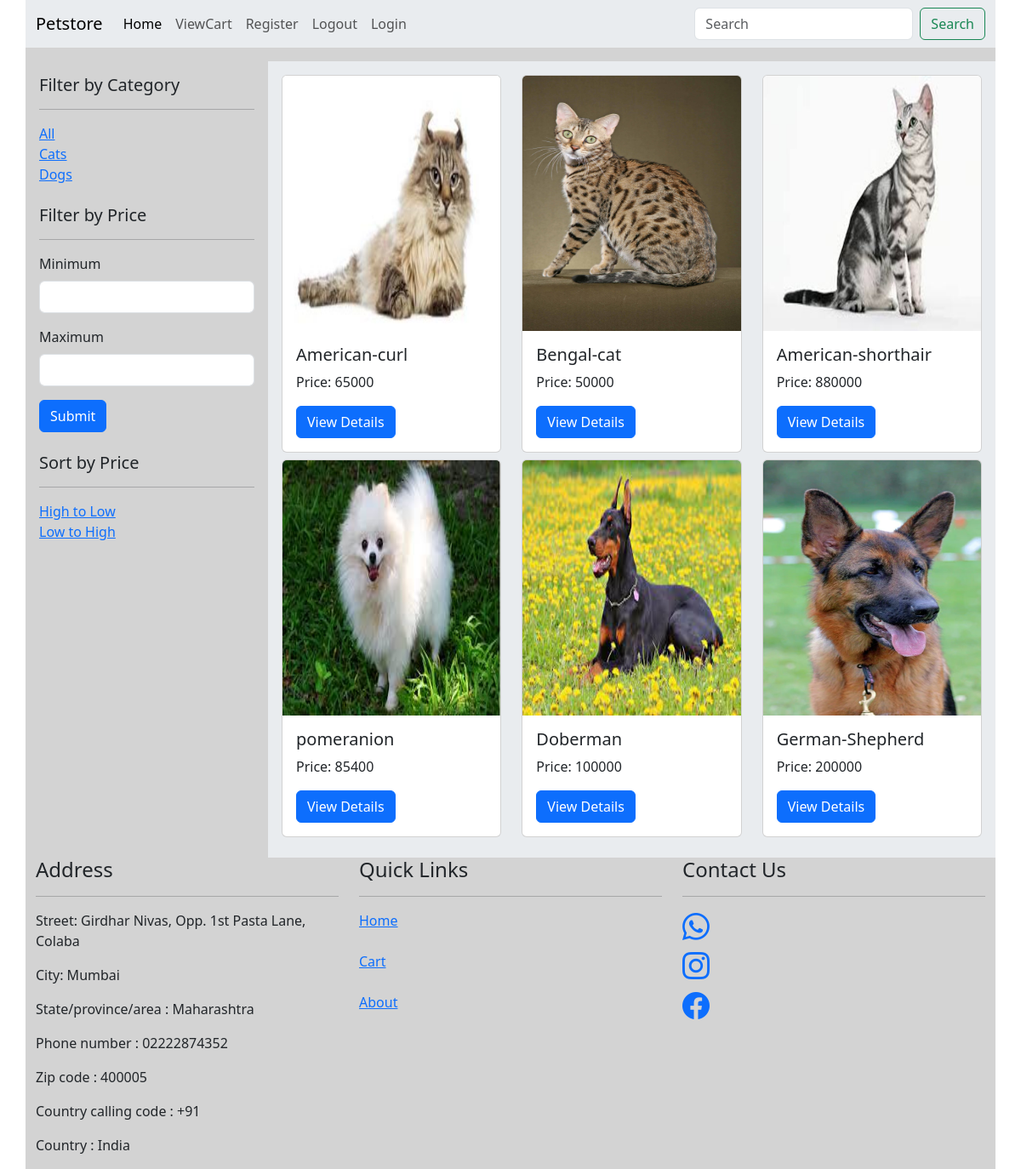
The page / on the database its author committed.
### petapp/models.py (models this page shows, shortened)
class Pet(models.Model):
    pet_id = models.IntegerField(primary_key = True)
    pet_name = models.CharField(max_length = 50)
    type = (("Cat","Cat"),("Dog","Dog"))
    category = models.CharField(max_length = 100,choices = type)
    desc =models.CharField(max_length = 255)
    price = models.IntegerField()
    image = models.ImageField(upload_to='pics')
    prod = CustomManager() #object of Custom Manager
    objects = models.Manager() #default manager

### petapp/views.py (the view)
# urls.py: path('', views.index, name='index'),
def index(req):
    products = Pet.objects.all()
    context ={}
    context['products'] = products
    return render(req,"index.html",context)

### petapp/templates/index.html (shortened to what this page needs)
{%extends 'base.html'%}
{% block body %}
    <div class="col-md-3 mt-3 p-3">
        <h5>Filter by Category</h5>
        <hr>
        <a href="/">All</a><br>
        <a href="/catlist">Cats</a><br>
        <a href="/doglist">Dogs</a><br>
        <br>
        <h5>Filter by Price</h5>
        <hr>
        <form method="POST" action="{% url 'range' %}">
          <div class="mb-3">
            <label for="Input1" class="form-label">Minimum</label>
            <input type="text" class="form-control" name="min" id="Input1" >
          </div>
          <div class="mb-3">
            <label for="exampleInput2" class="form-label">Maximum</label>
            <input type="text" class="form-control" name="max" id="exampleInput2">
          </div>
          <button type="submit" class="btn btn-primary">Submit</button>
        </form>
        <br>
        <h5>Sort by Price</h5>
        <hr>
        <a href="/descpriceOrder">High to Low</a><br>
        <a href="/priceOrder">Low to High</a><br>
    </div>
    <div class="col-md-9 mt-3 p-3 bg-body-secondary">
        <div class="row">
          {% for x in products %}
            <div class="col-md-4 mb-2">
                <div class="card" style="width: 100%;">
                    <img src="{{x.image.url}}" class="card-img-top" alt="image" style="width:100%; height:300px;">
                    <div class="card-body">
                      <h5 class="card-title">{{x.pet_name}}</h5>
                      <p class="card-text">Price: {{x.price}}</p>
                      <a href="/productDetail/{{x.pet_id}}" class="btn btn-primary">View Details</a>
                    </div>
                  </div>
            </div>
            {% endfor %}
        </div>
    </div>
{% endblock %}

### petapp/templates/base.html (shortened to what this page needs)
{% load static %}
<!DOCTYPE html>
<html lang="en">
<head>
    <link rel="stylesheet" href="{% static 'css/bootstrap.min.css' %}">
    <link rel="stylesheet" href="https://cdn.jsdelivr.net/npm/bootstrap-icons@1.11.2/font/bootstrap-icons.min.css">
</head>
<body style="background-color:white;">
    <div class="container" style="background-color:rgb(211,211,211);">
        <div class="row">
            <nav class="navbar navbar-expand-lg bg-body-secondary">
                <div class="container-fluid">
                  <a class="navbar-brand" href="#">Petstore</a>
                  <div class="collapse navbar-collapse" id="navbarSupportedContent">
                    <ul class="navbar-nav me-auto mb-2 mb-lg-0">
                      <li class="nav-item">
                        <a class="nav-link active" aria-current="page" href="/">Home</a>
                      </li>
                      <li class="nav-item">
                        <a class="nav-link" href="/viewCart">ViewCart</a>
                      </li>
                      <li class="nav-item">
                        <a class="nav-link" href="#">Register</a>
                      </li>
                      <li class="nav-item">
                        <a class="nav-link" href="#">Logout</a>
                      </li>
                      <li class="nav-item">
                        <a class="nav-link" href="#">Login</a>
                      </li>
                    </ul>
                    <form method="get" action="/search" class="d-flex" role="search">
                      <input class="form-control me-2" type="search" placeholder="Search" aria-label="Search" name="search" id="search">
                      <button class="btn btn-outline-success" type="submit">Search</button>
                    </form>
                  </div>
                </div>
              </nav>
        </div>
        <div class="row">
        {% block body %}
        {% endblock %}
        </div>
        <div class="row">
            <div class="col-md-4">
              <h4>Address</h4>
              <hr>
              <p>Street:  Girdhar Nivas, Opp. 1st Pasta Lane, Colaba
                <p>City:   Mumbai</p>
                <p>State/province/area : Maharashtra</p>
                <p>Phone number : 02222874352</p>
                <p>Zip code : 400005</p>
                <p>Country calling code : +91</p>
                <p>Country : India</p>
            </div>
            <div class="col-md-4">
                <h4>Quick Links</h4>
                <hr>
                <a href="/">Home</a><br><br>
                <a href="/viewCart">Cart</a><br><br>
                <a href="">About</a>
            </div>
            <div class="col-md-4">
                <h4>Contact Us</h4>
                <hr>
                <h2><a href="https://web.whatsapp.com/"><i class="bi bi-whatsapp"></i></a><br></h2>
                <h2><a href="https://www.instagram.com/"><i class="bi bi-instagram"></i></a><br></h2>
                <h2><a href="https://www.facebook.com/"><i class="bi bi-facebook"></i></a><br></h2>
            </div>
        </div>
  </div>
</body>
</html>

### rows shown on the page
Pet: image (picture), pet_name "American-curl", price "65000"
Pet: image (picture), pet_name "Bengal-cat", price "50000"
Pet: image (picture), pet_name "American-shorthair", price "880000"
Pet: image (picture), pet_name "pomeranion", price "85400"
Pet: image (picture), pet_name "Doberman", price "100000"
Pet: image (picture), pet_name "German-Shepherd", price "200000"
